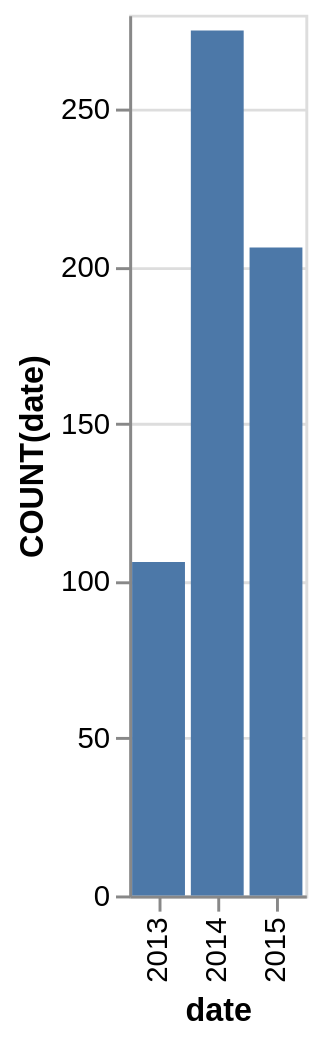

Vega-Lite specification stored for this chart:
### Vega-Lite specification from a JSON file in a GitHub repository (floating-point values rounded to 4 significant figures)
{"data": {"values": [{"x_data": "2013", "y_data": 106}, {"x_data": "2014", "y_data": 275}, {"x_data": "2015", "y_data": 206}]}, "mark": "bar", "encoding": {"x": {"field": "x_data", "type": "nominal", "title": "date", "sort": "ascending"}, "y": {"field": "y_data", "type": "quantitative", "title": "COUNT(date)"}}}
